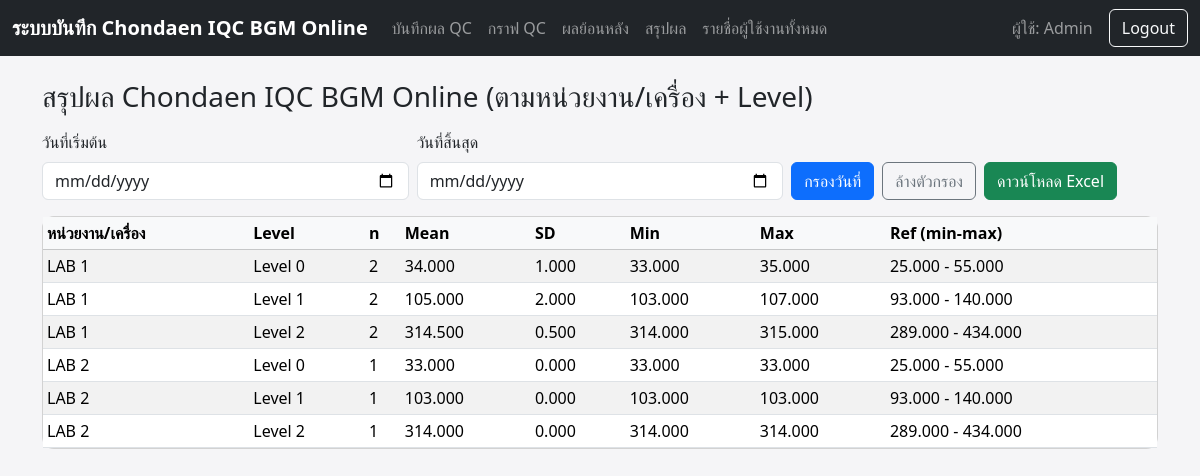
Screenshot of /qc/summary (signed in) with the database file from the repository.
### tables this page shows
CREATE TABLE qc_results (
            id INTEGER PRIMARY KEY AUTOINCREMENT,
            test_name TEXT,
            level TEXT,
            result_date TEXT,
            value REAL,
            -- คอลัมน์อื่น ๆ ของคุณให้ใส่เพิ่มเองตามที่ใช้อยู่
            user_id INTEGER, ref_min REAL, ref_max REAL, bgm_serial TEXT, strip_lot TEXT, strip_exp TEXT, control_lot TEXT, control_exp TEXT,
            FOREIGN KEY (user_id) REFERENCES users(id)
        );

### app.py (the view)
@app.route("/qc/summary", methods=["GET"])
@login_required
@admin_required
def qc_summary():
    db = get_db()
    start_date = request.args.get("start_date", "")
    end_date = request.args.get("end_date", "")
    query = """
        SELECT test_name, level, result_date, value, ref_min, ref_max
        FROM qc_results
        WHERE 1=1
    """
    params = []
    if start_date:
        query += " AND result_date >= ?"
        params.append(start_date)
    if end_date:
        query += " AND result_date <= ?"
        params.append(end_date)
    rows = db.execute(query, params).fetchall()
    from collections import defaultdict
    import statistics
    groups = defaultdict(list)
    for r in rows:
        groups[(r["test_name"], r["level"])].append(r)
    summary = []
    for (test_name, level), items in groups.items():
        values = [i["value"] for i in items if i["value"] is not None]
        if not values:
            continue
        mean = statistics.fmean(values)
        sd = statistics.pstdev(values) if len(values) > 1 else 0.0
        vmin = min(values)
        vmax = max(values)
        ref_mins = [i["ref_min"] for i in items if i["ref_min"] is not None]
        ref_maxs = [i["ref_max"] for i in items if i["ref_max"] is not None]
        ref_min = ref_mins[0] if ref_mins else None
        ref_max = ref_maxs[0] if ref_maxs else None
        summary.append({
            "test_name": test_name,
            "level": level,
            "n": len(values),
            "mean": mean,
            "sd": sd,
            "min": vmin,
            "max": vmax,
            "ref_min": ref_min,
            "ref_max": ref_max,
        })
    summary.sort(key=lambda x: (x["test_name"], x["level"]))
    return render_template(
        "qc_summary.html",
        summary=summary,
        start_date=start_date,
        end_date=end_date,
    )

### app.py (called while the page is built)
def login_required(f):
    @wraps(f)
    def decorated_function(*args, **kwargs):
        if "user_id" not in session:
            flash("กรุณาเข้าสู่ระบบก่อนใช้งาน", "warning")
            return redirect(url_for("login"))
        return f(*args, **kwargs)
    return decorated_function

@app.context_processor
def inject_user_info():
    return {
        "is_admin": is_admin(),
        "current_username": session.get("username"),
    }

def get_db():
    if not hasattr(g, "_database"):
        g._database = sqlite3.connect("chondaen_iqc_bgm.db")
        g._database.row_factory = sqlite3.Row
    return g._database

def is_admin():
    return session.get("username") == "Admin"

def admin_required(f):
    @wraps(f)
    def decorated_function(*args, **kwargs):
        if not is_admin():
            flash("คุณไม่มีสิทธิ์เข้าหน้านี้ (เฉพาะผู้ดูแลระบบ)", "danger")
            return redirect(url_for("qc_form"))  # หรือหน้าอื่นที่อยากให้กลับไป
        return f(*args, **kwargs)
    return decorated_function

@app.context_processor
def inject_user_info():
    return {
        "is_admin": is_admin(),
        "current_username": session.get("username")
    }

### templates/qc_summary.html (shortened to what this page needs)
{% extends "base.html" %}
{% block content %}
<h3 class="mb-3">สรุปผล Chondaen IQC BGM Online (ตามหน่วยงาน/เครื่อง + Level)</h3>
<form method="get" class="row g-2 mb-3">
  <div class="col-md-4">
    <label class="form-label">วันที่เริ่มต้น</label>
    <input type="date" name="start_date" class="form-control" value="{{ start_date or '' }}">
  </div>
  <div class="col-md-4">
    <label class="form-label">วันที่สิ้นสุด</label>
    <input type="date" name="end_date" class="form-control" value="{{ end_date or '' }}">
  </div>
  <div class="col-md-4 d-flex align-items-end">
    <button type="submit" class="btn btn-primary me-2">กรองวันที่</button>
    <a href="{{ url_for('qc_summary') }}" class="btn btn-outline-secondary me-2">ล้างตัวกรอง</a>
    <a
      class="btn btn-success"
      href="{{ url_for('qc_summary_export', start_date=start_date, end_date=end_date) }}"
    >
      ดาวน์โหลด Excel
    </a>
  </div>
</form>
<div class="card">
  <div class="card-body p-0">
    {% if summary %}
    <div class="table-responsive">
      <table class="table table-striped table-hover table-sm mb-0">
        <thead class="table-light">
          <tr>
            <th>หน่วยงาน/เครื่อง</th>
            <th>Level</th>
            <th>n</th>
            <th>Mean</th>
            <th>SD</th>
            <th>Min</th>
            <th>Max</th>
            <th>Ref (min-max)</th>
          </tr>
        </thead>
        <tbody>
          {% for row in summary %}
          <tr>
            <td>{{ row.test_name }}</td>
            <td>{{ row.level }}</td>
            <td>{{ row.n }}</td>
            <td>{{ "%.3f"|format(row.mean) }}</td>
            <td>{{ "%.3f"|format(row.sd) }}</td>
            <td>{{ "%.3f"|format(row.min) }}</td>
            <td>{{ "%.3f"|format(row.max) }}</td>
            <td>
              {% if row.ref_min is not none and row.ref_max is not none %}
                {{ "%.3f"|format(row.ref_min) }} - {{ "%.3f"|format(row.ref_max) }}
              {% else %}
                -
              {% endif %}
            </td>
          </tr>
          {% endfor %}
        </tbody>
      </table>
    </div>
    {% else %}
      <p class="p-3 mb-0 text-muted">
        ยังไม่มีข้อมูลสำหรับช่วงวันที่ที่เลือก หรือยังไม่ได้บันทึกผล QC
      </p>
    {% endif %}
  </div>
</div>
{% endblock %}

### templates/base.html (style rules this page uses)
body { background-color: #f5f5f7; }
.card { border-radius: 0.75rem; }

### rows the page displays
qc_results: test_name "LAB 1", level "Level 0", max "35.000", ref_min "25.000", ref_max "55.000"
qc_results: min "33.000"
qc_results: test_name "LAB 1", level "Level 1", max "107.000", ref_min "93.000", ref_max "140.000"
qc_results: min "103.000"
qc_results: test_name "LAB 1", level "Level 2", max "315.000", ref_min "289.000", ref_max "434.000"
qc_results: min "314.000"
qc_results: test_name "LAB 2", level "Level 0", n "1", mean "33.000", sd "0.000", min "33.000", max "33.000", ref_min "25.000", ref_max "55.000"
qc_results: test_name "LAB 2", level "Level 1", n "1", mean "103.000", sd "0.000", min "103.000", max "103.000", ref_min "93.000", ref_max "140.000"
qc_results: test_name "LAB 2", level "Level 2", n "1", mean "314.000", sd "0.000", min "314.000", max "314.000", ref_min "289.000", ref_max "434.000"

### other values shown
{{ current_username or 'ไม่ทราบชื่อ' }} "Admin"
{{ row.n }} "2" "2" "2"
{{ "%.3f"|format(row.mean) }} "34.000" "105.000" "314.500"
{{ "%.3f"|format(row.sd) }} "1.000" "2.000" "0.500"
